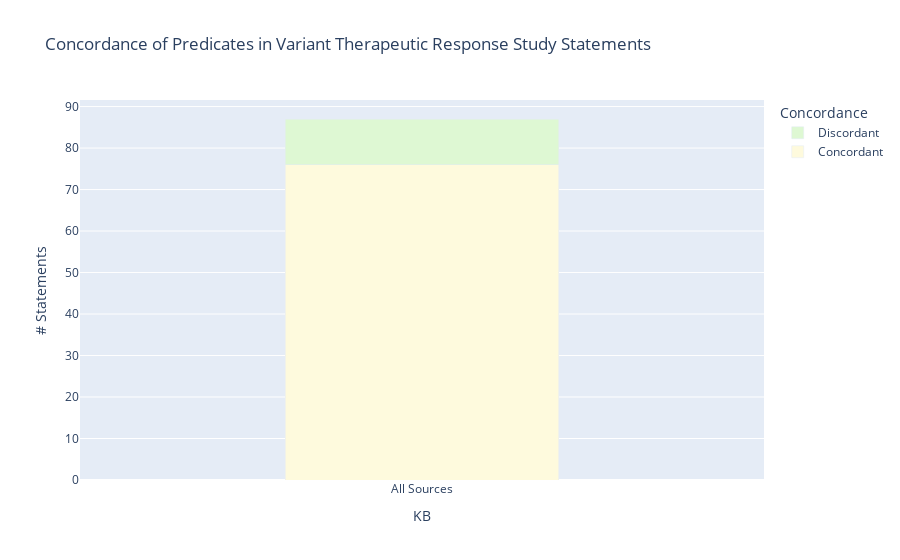

Notebook cell for this chart:
### Code cell
fig = go.Figure()

colors = ['#fefadd','#def8d3','#a0e5e6','#48c1da','#1e97c7','#3459a9']


fig.add_trace(go.Bar(
    name='Concordant',
    x=new_graph['KB'],
    y=new_graph['# Concordant'],
    marker_color=colors[0],
    width=[0.4]
))

fig.add_trace(go.Bar(
    name='Discordant',
    x=new_graph['KB'],
    y=new_graph['# Discordant'],
    marker_color=colors[1],
    width=[0.4]
))

fig.update_layout(
    barmode='stack',
    title='Concordance of Predicates in Variant Therapeutic Response Study Statements',
    xaxis_title='KB',
    yaxis_title='# Statements',
    legend_title='Concordance'
)

fig.show()

### Figure 1 — Plotly figure (JSON) as saved in the notebook; plotly's stock layout.template omitted (floating-point values rounded to 4 significant figures)
{"data": [{"marker": {"color": "#fefadd"}, "name": "Concordant", "type": "bar", "width": [0.4], "x": ["All Sources"], "y": [76]}, {"marker": {"color": "#def8d3"}, "name": "Discordant", "type": "bar", "width": [0.4], "x": ["All Sources"], "y": [11]}], "layout": {"barmode": "stack", "legend": {"title": {"text": "Concordance"}}, "title": {"text": "Concordance of Predicates in Variant Therapeutic Response Study Statements"}, "xaxis": {"title": {"text": "KB"}}, "yaxis": {"title": {"text": "# Statements"}}}}
